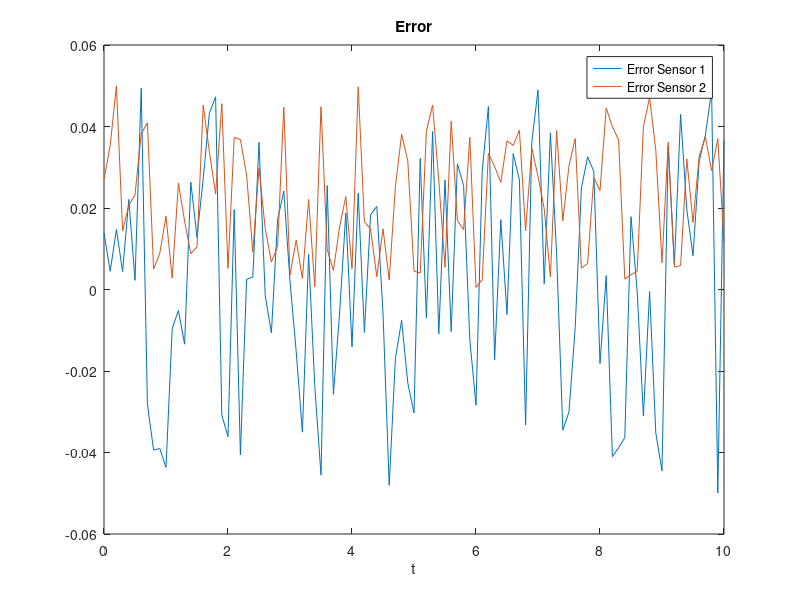
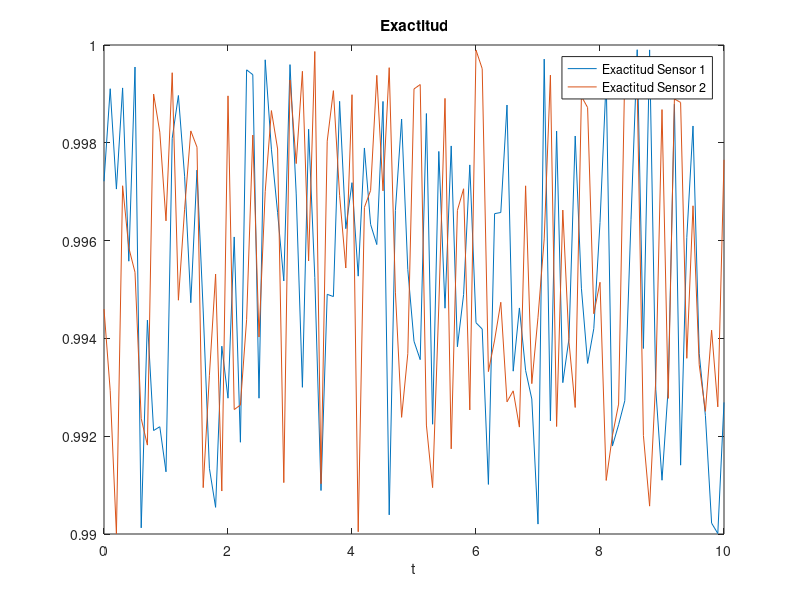
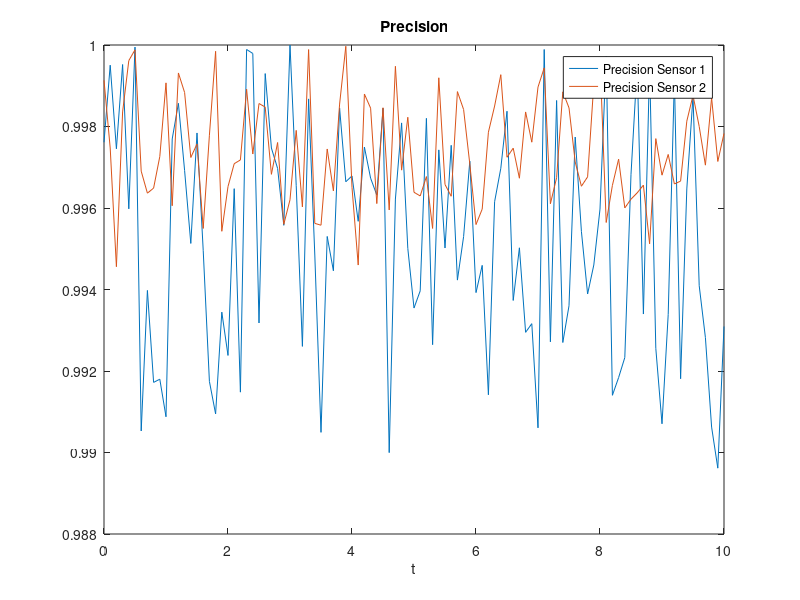

These charts were generated, in order, by the following MATLAB code:
load('Ejercicio 3_Cap_1.mat');
size(t)
error1 = X1 - Y;
error2 = X2 - Y;
avg1 = mean(X1);
avg2 = mean(X2);
exactitud1 = 1 - abs((Y-X1)./Y);
exactitud2 = 1 - abs((Y-X2)./Y);
precision1 = 1 - abs((X1-avg1)/avg1);
precision2 = 1 - abs((X2-avg2)/avg2);

plot(t,error1,t,error2);
title('Error');
xlabel('t');
legend('Error Sensor 1','Error Sensor 2');

figure;
plot(t,exactitud1,t,exactitud2);
title('Exactitud');
xlabel('t');
legend('Exactitud Sensor 1','Exactitud Sensor 2');

figure;
plot(t,precision1,t,precision2);
title('Precision');
xlabel('t');
legend('Precision Sensor 1','Precision Sensor 2');

avgdevX1 = mad(X1); %Average Deviation
avgdevX2 = mad(X2);
stddevX1 = std(X1); %Standard Deviation
stddevX2 = std(X2);
varX1 = var(X1);     %Variance
varX2 = var(X2);


